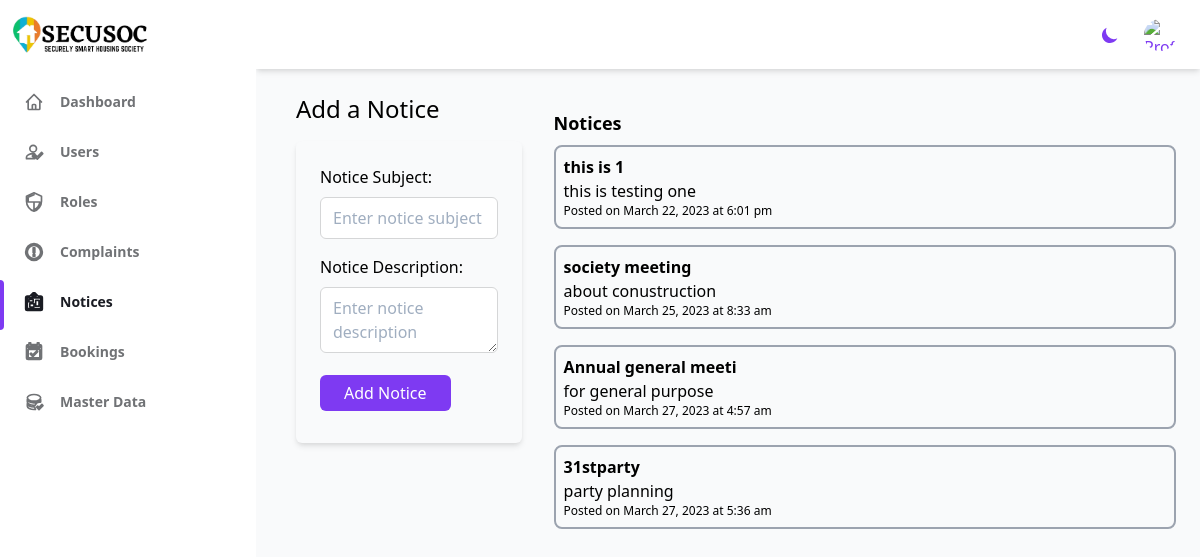
Screenshot of /admin/deshboards/Notices.php (signed in) with the database file from the repository.
### tables this page shows
CREATE TABLE `notice_master` (
  `Notice_id` int(3) NOT NULL,
  `Notice_sub` varchar(20) NOT NULL
);

CREATE TABLE `notice_transaction` (
  `N_id` int(4) NOT NULL,
  `Notice_id` int(3) NOT NULL,
  `Description` varchar(100) NOT NULL,
  `Notice_time` timestamp NOT NULL DEFAULT current_timestamp() ON UPDATE current_timestamp(),
  `User_id` int(4) NOT NULL,
  `Notice_Status` int(1) NOT NULL
);

### admin/deshboards/Notices.php (the view, shortened to what this page needs)
<?php $current_url = 'Notices';
require_once '../deshboards/header.php'; ?>
<?php require_once '../deshboards/sidebar.php'; ?>
<div class="grid grid-cols-10 gap-4">
    <div class="col-span-10 sm:col-span-3">
        <div class="container mx-auto px-4 py-6 dark:text-gray-300">
            <h1 class="text-2xl font-medium mb-4">Add a Notice</h1>
            <form action="add_notice.php" method="post" class="bg-white shadow-md rounded-md px-6 pt-6 pb-8 mb-4 dark:border-gray-700 bg-gray-50 dark:text-gray-400 dark:bg-gray-800">
                <div class="mb-4">
                    <label class="block font-medium mb-2" for="notice-subject">Notice Subject:</label>
                    <input type="text" name="notice_sub" id="notice-subject" placeholder="Enter notice subject" class="py-2 px-3 border rounded-md w-full dark:bg-gray-800" required>
                </div>
                <div class="mb-4">
                    <label class="block font-medium mb-2" for="notice-description">Notice Description:</label>
                    <textarea name="notice_desc" id="notice-description" placeholder="Enter notice description" class="py-2 px-3 border rounded-md w-full dark:bg-gray-800" required></textarea>
                </div>
                <div class="flex items-center justify-between">
                    <input type="submit" value="Add Notice" class="px-6 py-2 leading-5 text-white transition-colors duration-200 transform bg-purple-600 rounded-md hover:bg-purple-700 focus:outline-none focus:bg-purple-800">
                </div>
            </form>
        </div>
    </div>
    <div class="col-span-10 sm:col-span-7">
        <div class="flex flex-col mx-auto mt-10">
            <label class="font-bold text-lg mb-2 dark:text-gray-200">Notices</label>
            <?php
            require_once '../../src/config/database.php';
            $select_notices = "SELECT * FROM notice_master";
            $result_notices = mysqli_query($conn, $select_notices);
            while ($row_notices = mysqli_fetch_assoc($result_notices)) {
                $notice_id = $row_notices['Notice_id'];
                $notice_sub = $row_notices['Notice_sub'];
                $select_transaction = "SELECT * FROM notice_transaction WHERE Notice_id='$notice_id' ORDER BY Notice_time DESC LIMIT 1";
                $result_transaction = mysqli_query($conn, $select_transaction);
                $row_transaction = mysqli_fetch_assoc($result_transaction);
                echo "<div class='border-2 border-gray-400 p-2 rounded-lg mb-4 dark:text-gray-400 dark:bg-gray-800'>";
                echo "<p class='font-bold'>$notice_sub</p>";
                echo "<p>" . $row_transaction['Description'] . "</p>";
                echo "<p class='text-xs'>Posted on " . date('F j, Y \a\t g:i a', strtotime($row_transaction['Notice_time'])) . "</p>";
                echo "</div>";
            }
            ?>
        </div>
    </div>
    <?php require_once '../deshboards/footer.php'; ?>

### rows the page displays
notice_master: Notice_sub "this is 1", notice_transaction.Description "this is testing one", notice_transaction.Notice_time "March 22, 2023 at 6:01 pm"
notice_master: Notice_sub "society meeting", notice_transaction.Description "about conustruction", notice_transaction.Notice_time "March 25, 2023 at 8:33 am"
notice_master: Notice_sub "Annual general meeti", notice_transaction.Description "for general purpose", notice_transaction.Notice_time "March 27, 2023 at 4:57 am"
notice_master: Notice_sub "31stparty", notice_transaction.Description "party planning", notice_transaction.Notice_time "March 27, 2023 at 5:36 am"
